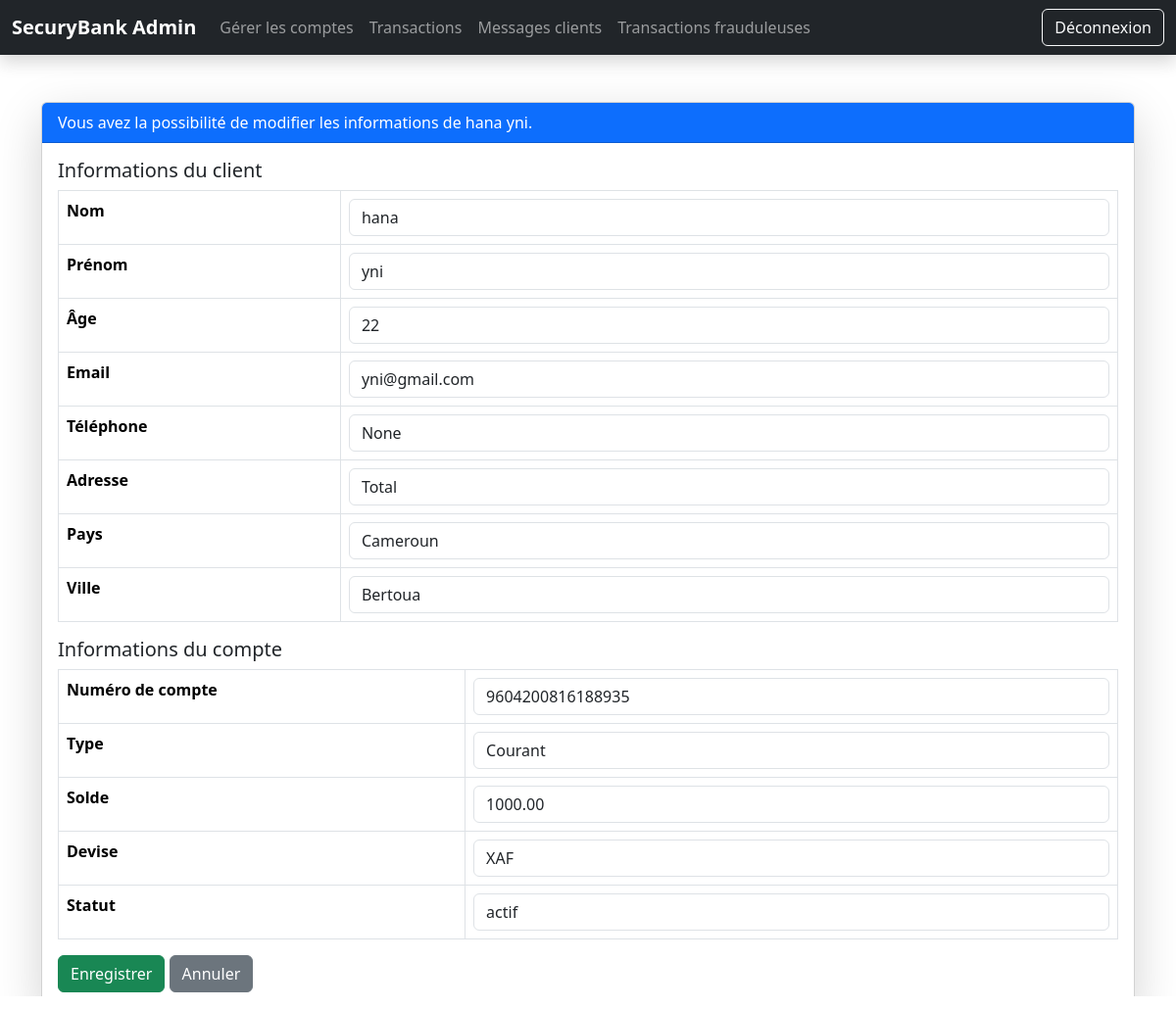
The app's page /comptes/modifier/2/ (signed in) with its own data.
### banka/models.py (models this page shows, shortened)
class User(AbstractBaseUser, PermissionsMixin):
    nom = models.CharField(max_length=100)
    prenom = models.CharField(max_length=100, null=True, blank=True)
    age = age = models.IntegerField(null=True, blank=True)
    email = models.EmailField(unique=True)
    telephone = models.CharField(max_length=15, unique=True, null=True, blank=True)
    adresse = models.CharField(max_length=255, null=True, blank=True)
    pays = models.CharField(max_length=100, null=True, blank=True)
    ville = models.CharField(max_length=100, null=True, blank=True)
    role = models.ForeignKey('Role', on_delete=models.CASCADE)
    permission = models.ManyToManyField('Permission', through='RolePermission')
    agence = models.ForeignKey('Agence', on_delete=models.CASCADE, null=True, blank=True)
    is_active = models.BooleanField(default=True)
    is_staff = models.BooleanField(default=False)
    is_superuser = models.BooleanField(default=False)
    date_creation = models.DateTimeField(auto_now_add=True)
    date_modification = models.DateTimeField(auto_now=True)
    objects = ClientsManager()
    USERNAME_FIELD = 'email'
    REQUIRED_FIELDS = ['nom']
    class Meta:
        ordering = ['date_creation']

class Compte(models.Model):
    TYPE_CHOICES = [ ("courant", "Courant"), ("epargne", "Épargne"), ]
    STATUS_CHOICES = [ ("actif", "Actif"), ("inactif", "Inactif"), ]
    numero_compte = models.CharField(max_length=20, unique=True)
    solde = models.DecimalField(max_digits=15, decimal_places=2)
    proprietaire = models.ForeignKey(settings.AUTH_USER_MODEL,on_delete=models.CASCADE,related_name='comptes')
    status = models.CharField(max_length=50, choices=STATUS_CHOICES, default="actif")
    type = models.CharField(max_length=50, choices=TYPE_CHOICES)
    currency = models.CharField(max_length=10)
    date_creation = models.DateTimeField(auto_now_add=True)
    date_modification = models.DateTimeField(auto_now=True)
    class Meta:
        ordering = ['date_creation']

### banka/views.py (the view, shortened to what this page needs)
# urls.py: path("comptes/modifier/<int:compte_id>/", views.admin_modifier_compte, name="admin_modifier_compte"),
@user_passes_test(lambda u: u.is_staff)
def admin_modifier_compte(request, compte_id):
    compte = get_object_or_404(Compte, id=compte_id)
    client = compte.proprietaire
    return render(request, "banka/modifier_compte.html", {"compte": compte, "client": client})

### banka/templates/banka/modifier_compte.html (shortened to what this page needs)
{% extends "banka/base.html" %} {% block content %}
<div class="container mt-5">
  <div class="card shadow-lg">
    <div class="card-header bg-primary text-white">
      Vous avez la possibilité de modifier les informations de {{ client.nom }} {{ client.prenom }}.
    </div>
    <div class="card-body">
      <form method="post">
        <h5>Informations du client</h5>
        <table class="table table-bordered">
          <tr>
            <th>Nom</th>
            <td>
              <input
                type="text"
                name="nom"
                value="{{ client.nom }}"
                class="form-control"
              />
            </td>
          </tr>
          <tr>
            <th>Prénom</th>
            <td>
              <input
                type="text"
                name="prenom"
                value="{{ client.prenom }}"
                class="form-control"
              />
            </td>
          </tr>
          <tr>
            <th>Âge</th>
            <td>
              <input
                type="number"
                name="age"
                value="{{ client.age }}"
                class="form-control"
              />
            </td>
          </tr>
          <tr>
            <th>Email</th>
            <td>
              <input
                type="email"
                name="email"
                value="{{ client.email }}"
                class="form-control"
              />
            </td>
          </tr>
          <tr>
            <th>Téléphone</th>
            <td>
              <input
                type="text"
                name="telephone"
                value="{{ client.telephone }}"
                class="form-control"
              />
            </td>
          </tr>
          <tr>
            <th>Adresse</th>
            <td>
              <input
                type="text"
                name="adresse"
                value="{{ client.adresse }}"
                class="form-control"
              />
            </td>
          </tr>
          <tr>
            <th>Pays</th>
            <td>
              <input
                type="text"
                name="pays"
                value="{{ client.pays }}"
                class="form-control"
              />
            </td>
          </tr>
          <tr>
            <th>Ville</th>
            <td>
              <input
                type="text"
                name="ville"
                value="{{ client.ville }}"
                class="form-control"
              />
            </td>
          </tr>
        </table>
        <h5>Informations du compte</h5>
        <table class="table table-bordered">
          <tr>
            <th>Numéro de compte</th>
            <td>
              <input
                type="text"
                name="numero_compte"
                value="{{ compte.numero_compte }}"
                class="form-control"
                readonly
              />
            </td>
          </tr>
          <tr>
            <th>Type</th>
            <td>
              <select name="type" class="form-control">
                <option
                  value="Courant"
                  {%
                  if
                  compte.type=""
                  ="Courant"
                  %}selected{%
                  endif
                  %}
                >
                  Courant
                </option>
              </select>
            </td>
          </tr>
          <tr>
            <th>Solde</th>
            <td>
              <input
                type="number"
                step="0.01"
                name="solde"
                value="{{ compte.solde }}"
                class="form-control"
                readonly
              />
            </td>
          </tr>
          <tr>
            <th>Devise</th>
            <td>
              <input
                type="text"
                name="currency"
                value="{{ compte.currency }}"
                class="form-control"
              />
            </td>
          </tr>
          <tr>
            <th>Statut</th>
            <td>
              <input
                type="text"
                name="status"
                value="{{ compte.status }}"
                class="form-control"
                readonly
              />
            </td>
          </tr>
        </table>
        <div class="mt-3">
          <button type="submit" class="btn btn-success">
             Enregistrer
          </button>
          <a href="{% url 'gerer_comptes' %}" class="btn btn-secondary"
            >Annuler</a
          >
        </div>
      </form>
    </div>
  </div>
</div>
{% endblock %}

### records on screen
User: nom "hana", prenom "yni", age "22", email "yni@gmail.com", telephone "None", adresse "Total", pays "Cameroun", ville "Bertoua"
Compte: numero_compte "9604200816188935", solde "1000.00", currency "XAF", status "actif"
